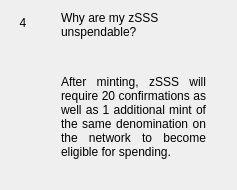
                  <widget class="QWidget" name="widgetFaq4" native="true">
                   <layout class="QHBoxLayout" name="horizontalPage_4" stretch="0,1">
                    <item alignment="Qt::AlignTop">
                     <widget class="QLabel" name="labelNumber4">
                      <property name="minimumSize">
                       <size>
                        <width>24</width>
                        <height>24</height>
                       </size>
                      </property>
                      <property name="maximumSize">
                       <size>
                        <width>16777215</width>
                        <height>24</height>
                       </size>
                      </property>
                      <property name="text">
                       <string>4</string>
                      </property>
                      <property name="alignment">
                       <set>Qt::AlignCenter</set>
                      </property>
                     </widget>
                    </item>
                    <item>
                     <layout class="QVBoxLayout" name="verticalLayoutPage_4">
                      <property name="leftMargin">
                       <number>20</number>
                      </property>
                      <property name="rightMargin">
                       <number>20</number>
                      </property>
                      <item>
                       <widget class="QLabel" name="labelSubtitle4">
                        <property name="text">
                         <string>Why are my zSSS unspendable?</string>
                        </property>
                        <property name="wordWrap">
                         <bool>true</bool>
                        </property>
                       </widget>
                      </item>
                      <item>
                       <spacer name="verticalSpacer_40">
                        <property name="orientation">
                         <enum>Qt::Vertical</enum>
                        </property>
                        <property name="sizeType">
                         <enum>QSizePolicy::Fixed</enum>
                        </property>
                        <property name="sizeHint" stdset="0">
                         <size>
                          <width>20</width>
                          <height>30</height>
                         </size>
                        </property>
                       </spacer>
                      </item>
                      <item>
                       <widget class="QLabel" name="labelContent4">
                        <property name="text">
                         <string>
                           &lt;html&gt;&lt;head/&gt;&lt;body&gt;&lt;p align=&quot;justify&quot;&gt;
                           After minting, zSSS will require 20 confirmations as well as 1
                           additional mint of the same denomination on the network to
                           become eligible for spending.
                           &lt;/p&gt;&lt;/body&gt;&lt;/html&gt;
                         </string>
                        </property>
                        <property name="alignment">
                         <set>Qt::AlignLeading|Qt::AlignLeft|Qt::AlignTop</set>
                        </property>
                        <property name="wordWrap">
                         <bool>true</bool>
                        </property>
                       </widget>
                      </item>
                      <item>
                       <spacer name="verticalSpacer_41">
                        <property name="orientation">
                         <enum>Qt::Vertical</enum>
                        </property>
                        <property name="sizeHint" stdset="0">
                         <size>
                          <width>20</width>
                          <height>20</height>
                         </size>
                        </property>
                       </spacer>
                      </item>
                     </layout>
                    </item>
                   </layout>
                  </widget>
